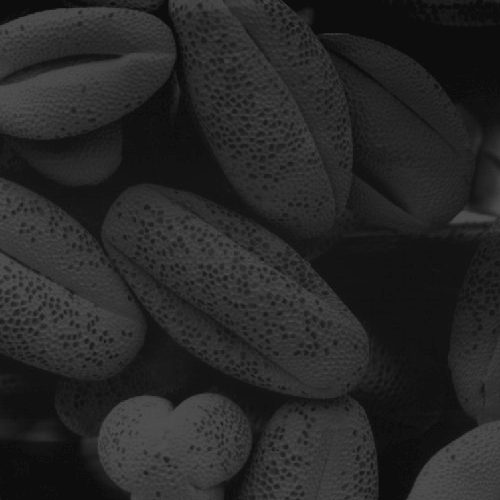
#> input picture Histogram Equalization/pollen_dark.tif, 500 x 500 px
$ jupyter execute 'Histogram Equalization.ipynb'
#> lines starting #> are read from the running program, lines starting #| are printed output that depends on the picture
# <span style='background:black'><span style='color:Cyan'> <span style='font-family:"Times New Roman"'> Objective:
### <span style='font-family:"Times New Roman"'>In this problem, histogram equalization problem and its effect on images is considered. For each equalized histogram, a transform function is calculated. The results of written function are comapred with `exposure` function.

# <span style='font-family:"Times New Roman"'>Loading required modules:

[cell 1]
import matplotlib.image as mpimg
import matplotlib.pyplot as plt
import numpy as np
from skimage import exposure

# <span style='font-family:"Times New Roman"'>Defining Function:

[cell 2]
def Histeq(image, number_bins=256):   #Histogram Equalization Function

    imhist, bins = np.histogram(image.flatten(), number_bins, density=True)
    s_k = imhist.cumsum()                                # cumulative distribution function
    T = 255 * s_k / s_k[-1]                              # normalizing

    imeq = np.interp(image.flatten(), bins[:-1], T)      #Finding new pixel values

    return imeq.reshape(image.shape), T

[cell 3]
def find_transformation(I,J):         #Calculating Transfer Function
    h, _ = np.histogram(I,bins=256,range=(0,255))
    T = np.zeros(h.astype(float).shape)
    for k in range(256):
        if h[k] != 0:
            T[k] = J[I==k].max()
        else:
            T[k] = T[k-1]
    return T

# <span style='font-family:"Times New Roman"'>Loading images:

[cell 4]
Idark = mpimg.imread('pollen_dark.tif')
#> Idark is the input picture: shape (500, 500); min 13, max 83, mean 38.7
Ihighcontrast = mpimg.imread('pollen_highcontrast.tif')
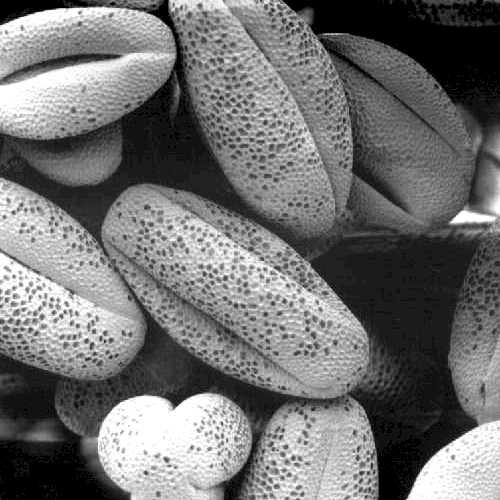
#> input picture Histogram Equalization/pollen_highcontrast.tif, 500 x 500 px
#> Ihighcontrast is the input picture: shape (500, 500); min 0, max 255, mean 113.2
Ilight = mpimg.imread('pollen_light.tif')
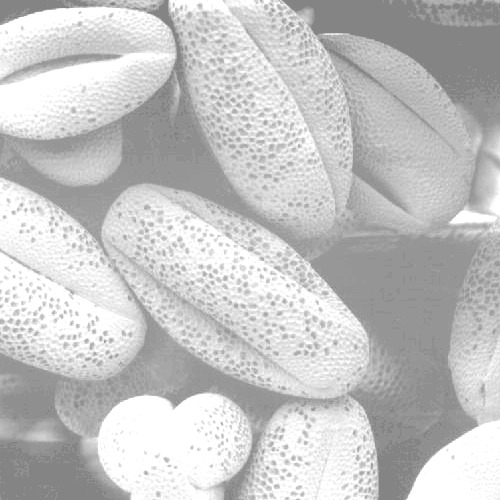
#> input picture Histogram Equalization/pollen_light.tif, 500 x 500 px
#> Ilight is the input picture: shape (500, 500); min 132, max 255, mean 196.4
Ilowcontrast = mpimg.imread('pollen_lowcontrast.tif')
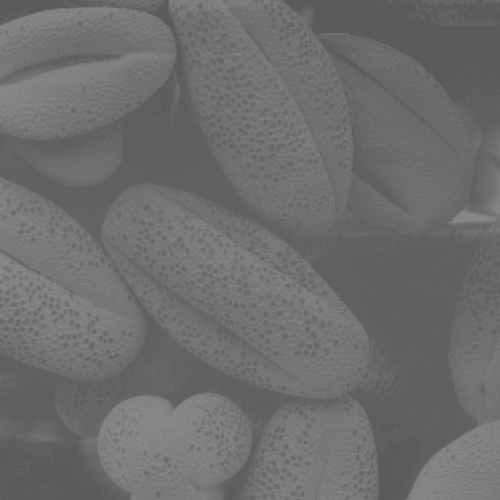
#> input picture Histogram Equalization/pollen_lowcontrast.tif, 500 x 500 px
#> Ilowcontrast is the input picture: shape (500, 500); min 91, max 138, mean 109.1

# <span style='font-family:"Times New Roman"'>Equalizing images and getting transfer functions:

[cell 5]
Heqdark , Tdark = Histeq(Idark)
#> in Histeq, `imhist, bins = np.histogram(image.flatten(), number_bins, density=True)`: imhist = 256 values, max 0.259 at index 0, min 0 at index 1, mean 0.0143; bins = 257 values from 13 to 83
#> in Histeq, `s_k = imhist.cumsum()`: s_k = 256 values from 0.259 to 3.66
#> in Histeq, `T = 255 * s_k / s_k[-1]`: T = 256 values from 18.07 to 255
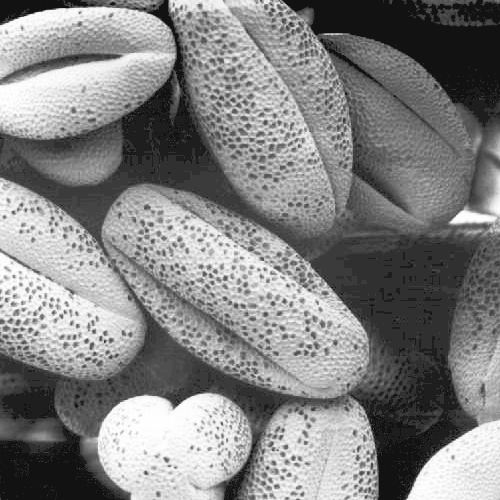
#> Heqdark: shape (500, 500) float64; min 18.07, max 255, mean 130.9
#> Tdark = 256 values from 18.07 to 255
Heqhighcontrast , Thighcontrast = Histeq(Ihighcontrast)
#> Thighcontrast = 256 values from 17.85 to 255
Heqlight , Tlight = Histeq(Ilight)
#> Tlight = 256 values from 18.07 to 255
Heqlowcontrast , Tlowcontrast = Histeq(Ilowcontrast)
#> Tlowcontrast = 256 values from 17.85 to 255

[cell 6]
fig = plt.figure(figsize=(18, 16))
plt.subplot(4, 3, 1)
plt.imshow(Idark,cmap='gray',vmin=0, vmax=255)
plt.title('Dark Image')
plt.axis('off')
plt.subplot(4, 3, 2)
plt.imshow(Heqdark,cmap='gray',vmin=0, vmax=255)
plt.title('Histogram-Equalized Image')
plt.axis('off')
plt.subplot(4, 3, 3)
plt.hist(Heqdark.flatten(),bins=256,range=(0,255))
plt.title('Histogram of Equalized Dark Image')
plt.subplot(4, 3, 4)
plt.imshow(Ilight,cmap='gray',vmin=0, vmax=255)
plt.title('light Image')
plt.axis('off')
plt.subplot(4, 3, 5)
plt.imshow(Heqlight,cmap='gray',vmin=0, vmax=255)
plt.title('Histogram-Equalized Image')
plt.axis('off')
plt.subplot(4, 3, 6)
plt.hist(Heqlight.flatten(),bins=256,range=(0,255))
plt.title('Histogram of Equalized light Image')
plt.subplot(4, 3, 7)
plt.imshow(Ilowcontrast,cmap='gray',vmin=0, vmax=255)
plt.title('Low Contrast Image')
plt.axis('off')
plt.subplot(4, 3, 8)
plt.imshow(Heqlowcontrast,cmap='gray',vmin=0, vmax=255)
plt.title('Histogram-Equalized Image')
plt.axis('off')
plt.subplot(4, 3, 9)
plt.hist(Heqlowcontrast.flatten(),bins=256,range=(0,255))
plt.title('Histogram of Equalized Low Contrast Image')
plt.subplot(4, 3, 10)
plt.imshow(Ihighcontrast,cmap='gray',vmin=0, vmax=255)
plt.title('High Contrast Image')
plt.axis('off')
plt.subplot(4, 3, 11)
plt.imshow(Heqhighcontrast,cmap='gray',vmin=0, vmax=255)
plt.title('Histogram-Equalized Image')
plt.axis('off')
plt.subplot(4, 3, 12)
plt.hist(Heqhighcontrast.flatten(),bins=256,range=(0,255))
plt.title('Histogram of Equalized High Contrast Image')
fig.suptitle('Images, histogram-equlized images, and their repective histograms', fontsize = 20)
plt.show()
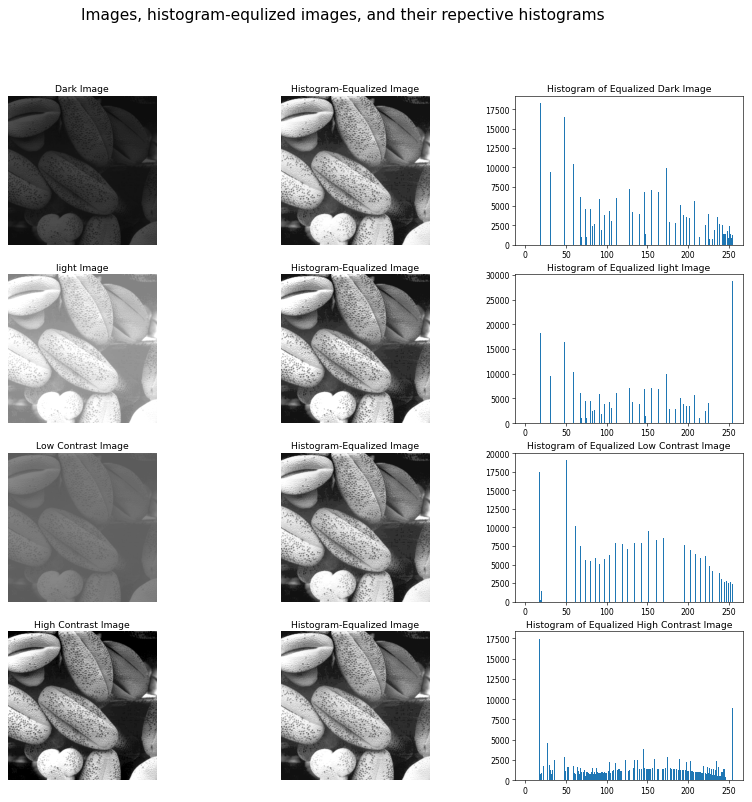
#> figure drawn by matplotlib, 12 panels; panel 3: tallest bar 18320 high, from x = 17.93 to 18.93; panel 6: tallest bar 28659 high, from x = 254 to 255; panel 9: tallest bar 19078 high, from x = 49.8 to 50.8; panel 12: tallest bar 17496 high, from x = 16.93 to 17.93

# <span style='font-family:"Times New Roman"'> Preparing transfer functions for plotting:

[cell 7]
TFdark =[(np.linspace(np.amin(Idark), np.amax(Idark), 256)), Tdark]
TFlight = [(np.linspace(np.amin(Ilight), np.amax(Ilight), 256)), Tlight]
TFlowcontrast = [(np.linspace(np.amin(Ilowcontrast), np.amax(Ilowcontrast), 256)), Tlowcontrast]
TFhighcontrast = [(np.linspace(np.amin(Ihighcontrast), np.amax(Ihighcontrast), 256)), Thighcontrast]
TFdark = np.append(np.array([[np.amin(Idark)],[0]]), TFdark, axis=1)
TFlight = np.append(np.array([[np.amin(Ilight)],[0]]), TFlight, axis=1)
TFlowcontrast = np.append(np.array([[np.amin(Ilowcontrast)],[0]]), TFlowcontrast, axis=1)

[cell 8]
fig = plt.figure(figsize=(10, 8))

plt.plot(TFdark[0],TFdark[1],c='b',label="Dark Image Transfer Function")
plt.plot(TFlight[0],TFlight[1],c='g',label="Light Image Transfer Function")
plt.plot(TFlowcontrast[0],TFlowcontrast[1],c='k',label="Low Contrast Image Transfer Function")
plt.plot(TFhighcontrast[0],TFhighcontrast[1],c='r',label="High Contrast Image Transfer Function")

plt.xlim((0,255))
plt.ylim((0,255))
plt.xlabel('Intensity values of original images (r)', fontsize=18)
plt.ylabel('Intensity values of histogram-equalized images (s)', fontsize=18)
plt.title('Transformation Functions for Histogram Equalization', fontsize = 20)
plt.legend(bbox_to_anchor=(1.5, 1), loc='upper right', ncol=1)


plt.show()
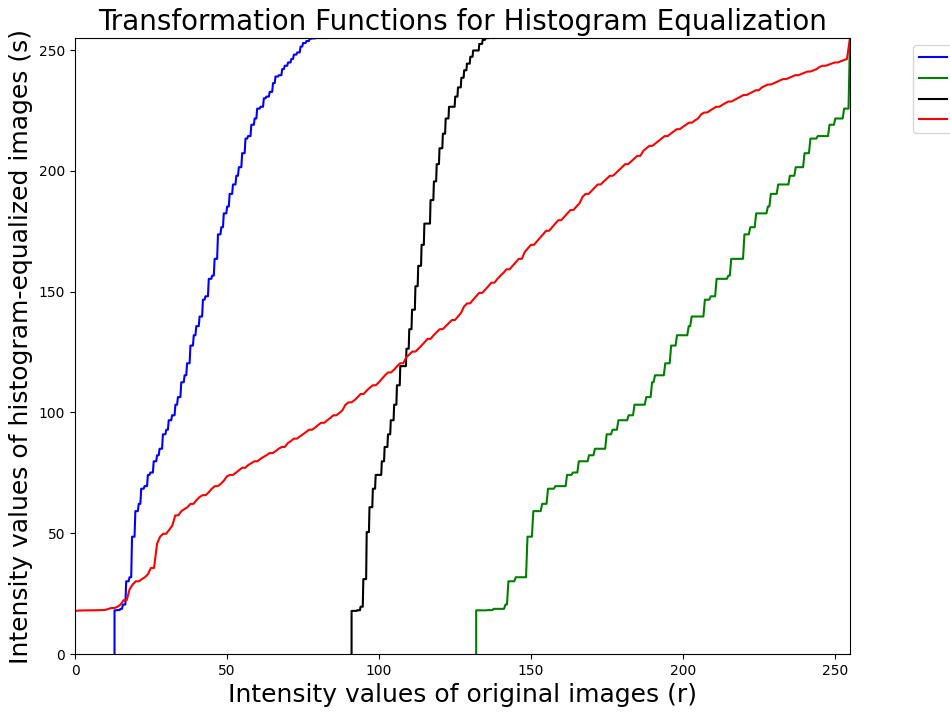
#> figure drawn by matplotlib, 1 panel

# <span style='font-family:"Times New Roman"'> Equalizing images using exposure.equalize_hist

[cell 9]
Heqdark = exposure.equalize_hist(Idark)
Heqdark = exposure.rescale_intensity(Heqdark, out_range=(0, 255))
Heqhighcontrast  = exposure.equalize_hist(Ihighcontrast)
Heqhighcontrast = exposure.rescale_intensity(Heqhighcontrast, out_range=(0, 255))
Heqlight = exposure.equalize_hist(Ilight)
Heqlight = exposure.rescale_intensity(Heqlight, out_range=(0, 255))
Heqlowcontrast = exposure.equalize_hist(Ilowcontrast)
Heqlowcontrast = exposure.rescale_intensity(Heqlowcontrast, out_range=(0, 255))

[cell 10]
fig = plt.figure(figsize=(18, 16))
plt.subplot(4, 3, 1)
plt.imshow(Idark,cmap='gray',vmin=0, vmax=255)
plt.title('Dark Image')
plt.axis('off')
plt.subplot(4, 3, 2)
plt.imshow(Heqdark,cmap='gray')
plt.title('Histogram-Equalized Image')
plt.axis('off')
plt.subplot(4, 3, 3)
plt.hist(Heqdark.flatten(),bins=256,range=(0,255))
plt.title('Histogram of Equalized Dark Image')
plt.subplot(4, 3, 4)
plt.imshow(Ilight,cmap='gray',vmin=0, vmax=255)
plt.title('light Image')
plt.axis('off')
plt.subplot(4, 3, 5)
plt.imshow(Heqlight,cmap='gray',vmin=0, vmax=255)
plt.title('Histogram-Equalized Image')
plt.axis('off')
plt.subplot(4, 3, 6)
plt.hist(Heqlight.flatten(),bins=256,range=(0,255))
plt.title('Histogram of Equalized light Image')
plt.subplot(4, 3, 7)
plt.imshow(Ilowcontrast,cmap='gray',vmin=0, vmax=255)
plt.title('Low Contrast Image')
plt.axis('off')
plt.subplot(4, 3, 8)
plt.imshow(Heqlowcontrast,cmap='gray',vmin=0, vmax=255)
plt.title('Histogram-Equalized Image')
plt.axis('off')
plt.subplot(4, 3, 9)
plt.hist(Heqlowcontrast.flatten(),bins=256,range=(0,255))
plt.title('Histogram of Equalized Low Contrast Image')
plt.subplot(4, 3, 10)
plt.imshow(Ihighcontrast,cmap='gray',vmin=0, vmax=255)
plt.title('High Contrast Image')
plt.axis('off')
plt.subplot(4, 3, 11)
plt.imshow(Heqhighcontrast,cmap='gray',vmin=0, vmax=255)
plt.title('Histogram-Equalized Image')
plt.axis('off')
plt.subplot(4, 3, 12)
plt.hist(Heqhighcontrast.flatten(),bins=256,range=(0,255))
plt.title('Histogram of Equalized High Contrast Image')
fig.suptitle('Images, histogram-equlized images, and their repective histograms', fontsize = 20)
plt.show()
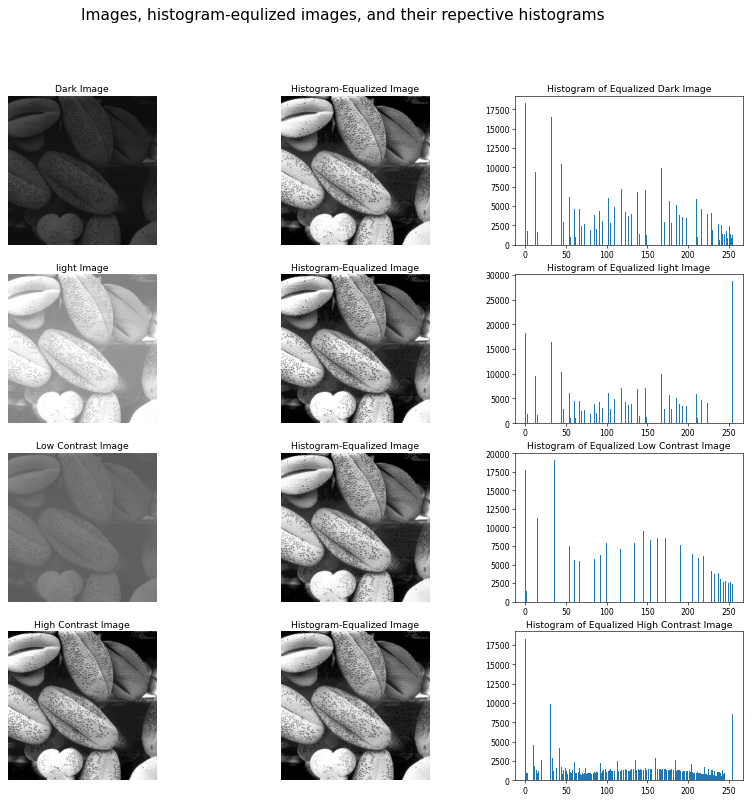
#> figure drawn by matplotlib, 12 panels; panel 3: tallest bar 18320 high, from x = 0 to 0.996; panel 6: tallest bar 28659 high, from x = 254 to 255; panel 9: tallest bar 19078 high, from x = 34.86 to 35.86; panel 12: tallest bar 18320 high, from x = 0 to 0.996

[cell 11]
Heqdark = exposure.equalize_hist(Idark)
Heqhighcontrast  = exposure.equalize_hist(Ihighcontrast)
Heqlight = exposure.equalize_hist(Ilight)
Heqlowcontrast = exposure.equalize_hist(Ilowcontrast)

[cell 12]
Tdark =[]
Tlight = []
Tlowcontrast = []
Thighcontrast = []
TFdark =[]
TFlight = []
TFlowcontrast = []
TFhighcontrast = []

[cell 13]
Tdark =find_transformation(Idark,Heqdark)
#> in find_transformation, `h, _ = np.histogram(I,bins=256,range=(0,255))`: h = 256 values, max 17718 at index 13, min 0 at index 0, mean 976.6
#> after the loop in find_transformation, `for k in range(256):`: T = 256 values from 0 to 1
#> Tdark = 256 values from 0 to 1
Tlight = find_transformation(Ilight,Heqlight)
#> Tlight = 256 values from 0 to 1
Tlowcontrast = find_transformation(Ilowcontrast,Heqlowcontrast)
#> Tlowcontrast = 256 values from 0 to 1
Thighcontrast = find_transformation(Ihighcontrast,Heqhighcontrast)
#> Thighcontrast = 256 values from 0.07 to 1

[cell 14]
TFdark =[(np.linspace(0, 255, 256)), Tdark]
TFlight = [(np.linspace(0, 255, 256)), Tlight]
TFlowcontrast = [(np.linspace(0, 255, 256)), Tlowcontrast]
TFhighcontrast = [(np.linspace(0, 255, 256)), Thighcontrast]

[cell 15]
fig = plt.figure(figsize=(10, 8))

plt.plot(TFdark[0],TFdark[1]*255,c='b',label="Dark Image Transfer Function")
plt.plot(TFlight[0],TFlight[1]*255,c='g',label="Light Image Transfer Function")
plt.plot(TFlowcontrast[0],TFlowcontrast[1]*255,c='k',label="Low Contrast Image Transfer Function")
plt.plot(TFhighcontrast[0],TFhighcontrast[1]*255,c='r',label="High Contrast Image Transfer Function")

plt.xlim((0,255))
plt.ylim((0,255))
plt.xlabel('Intensity values of original images (r)', fontsize=18)
plt.ylabel('Intensity values of histogram-equalized images (s)', fontsize=18)
plt.title('Transformation Functions for Histogram Equalization', fontsize = 20)
plt.legend(bbox_to_anchor=(1.5, 1), loc='upper right', ncol=1)


plt.show()
#> figure, not shown here; curve peaks at x = 83, y = 255; curve peaks at x = 255, y = 255; curve peaks at x = 138, y = 255
